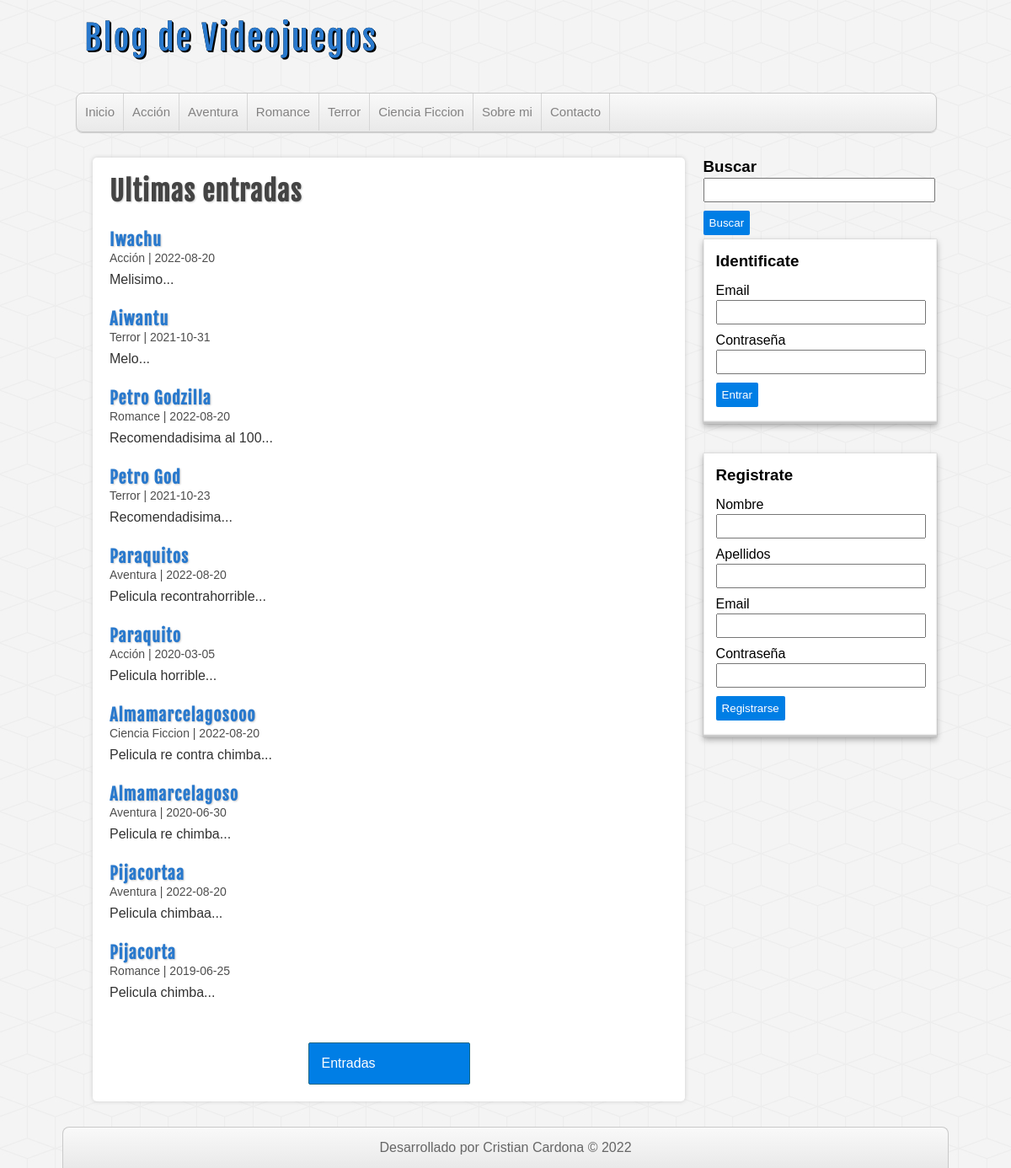
The page /proyecto-php/entradas.php on the database its author committed.
### tables this page shows
CREATE TABLE categorias(
    id int(11) auto_increment not null,
    nombre varchar(100),
    CONSTRAINT PK_categorias PRIMARY KEY(id)
);

CREATE TABLE entradas(
    id int(11) auto_increment not null,
    usuario_id int(11) not null,
    categoria_id int(11) not null,
    titulo varchar(255) not null,
    descripcion MEDIUMTEXT,
    fecha date not null,
    CONSTRAINT PK_entradas PRIMARY KEY(id),
    CONSTRAINT FK_entradas_usuarios FOREIGN KEY(usuario_id)
    REFERENCES usuarios(id),
    CONSTRAINT FK_entradas_categorias FOREIGN KEY(categoria_id)
    REFERENCES categorias(id)
);

### proyecto-php/includes/helpers.php (called while the page is built, shortened)
<?php
    function conseguirCategorias($conexion){
        $sql = "SELECT * FROM categorias ORDER BY id ASC";
        $categorias = mysqli_query($conexion,$sql);
        $resultado = array();
        if($categorias && mysqli_num_rows($categorias) >= 1){
            $resultado = $categorias;
        }
        return $resultado;
    }
    function conseguirEntradas($conexion, $limit = false, $categoria = null, $busqueda = null){
        $sql = "SELECT en.*, ca.nombre as 'categoria' FROM entradas en ".
        "INNER JOIN categorias ca ON en.categoria_id = ca.id ";
        $sql .= " ORDER BY en.id DESC ";
        $entradas = mysqli_query($conexion, $sql);
        $resultado = array();
        if($entradas && mysqli_num_rows($entradas) >= 1){
            $resultado = $entradas;
        }
        return $resultado;
    }

### proyecto-php/entradas.php (the view)
<?php require_once 'includes/cabecera.php'; ?>
    <div id="contenedor">
    <?php require_once 'includes/lateral.php'; ?>
        <div id="principal">
            <h1>Ultimas entradas</h1>
            <?php
                $entradas = conseguirEntradas($conexion);
                if(!empty($entradas)):
                    while($entrada = mysqli_fetch_assoc($entradas)):
            ?>
                        <article class="entrada">
                            <a href="entrada.php?id=<?=$entrada['id']?>">
                                <h2><?=$entrada['titulo'];?></h2>
                                <span class="fecha"><?=$entrada['categoria']." | ".$entrada['fecha'] ?></span>
                                <p><?=substr($entrada['descripcion'], 0, 180)."...";?></p>
                            </a>
                        </article>
            <?php
                    endwhile;
                endif;
            ?>
            <div id="ver-todas">
                <a href="">Entradas</a>
            </div>
        </div>
    <?php require_once 'includes/pie.php'; ?>
</body>
</html>

### proyecto-php/includes/cabecera.php (shortened to what this page needs)
<?php require_once 'includes/conexion.php'; ?>
<?php require_once 'includes/helpers.php'; ?>
<!DOCTYPE html>
<html lang="es">
<head>
    <link rel="stylesheet" href="assets/css/style.css">
</head>
<body>
    <header id="cabecera">
        <div id="logo">
            <a href="index.php">
                Blog de Videojuegos
            </a>
        </div>
        <nav id="menu">
            <ul>
                <li><a href="index.php">Inicio</a></li>
                <?php
                    $categorias = conseguirCategorias($conexion);
                    if(!empty($categorias)):
                        while($categoria = mysqli_fetch_assoc($categorias)):
                ?>
                            <li>
                                <a href="categoria.php?id=<?=$categoria['id']?>"><?=$categoria['nombre']?></a>
                            </li>
                <?php
                        endwhile;
                    endif;
                ?>
                <li><a href="index.php">Sobre mi</a></li>
                <li><a href="index.php">Contacto</a></li>
            </ul>
        </nav>
    </header>

### proyecto-php/assets/css/style.css (style rules this page uses)
* { margin: 0px; padding: 0px; font-family: sans-serif, Helvetica, Arial; text-decoration: none; }
body { background: url(../img/cubes.png) #F4F4F4; }
.fecha { color: #4e4e4e; margin-top:5px; font-size: 14px; }
#cabecera { width: 85%; height: auto; background: transparent; margin: 0px auto; }
#logo { float:left; width: 540px; height: 110px; }
#logo a { font-family: "fajala", Helvetica; font-size: 40px; letter-spacing: 2px; color: #2979CD; text-shadow: 0px 0px 0px black, 1px 1px 0px black, 2px 2px 0px black; transition: all 500ms; line-height: 90px; margin-left: 10px; }
#menu { clear: both; width: 100%; height: 45px; background: linear-gradient(to bottom, #f9f9f9 0px, #e9e9e9 100%); border: 1px solid #C9C9C9; border-radius: 8px; box-shadow: 0px 1px 1px #ccc; overflow: hidden; }
#menu ul { list-style: none; }
#menu ul li { float: left; line-height: 44px; border-right: 1px solid #D6D6D6; }
#menu ul li a { display: block; padding-left: 10px; padding-right: 10px; font-size: 15px; color: #838282; }
#contenedor { width: 85%; height: auto; margin: 0px auto; margin-top: 30px; margin-bottom: 30px; }
#principal { float: left; width: 65%; min-height: 572px; background:white; border-radius: 5px; box-shadow: 0px 0px 5px #ccc; margin-left: 20px; padding: 20px; overflow: hidden; }
#principal a { color: #333; }
#principal h1 { font-size: 32px; color: #444; letter-spacing: 1px; text-shadow: 1px 1px 2px #ccc; font-family: "fajala"; }
#principal h2 { font-size: 20px; color: #2979CD; text-shadow: 1px 1px 2px #ccc; letter-spacing: 1px; font-family: "fajala"; margin-top: 25px; }
#principal p { margin-top: 8px; }
#ver-todas a { display: block; border-radius: 2px; padding: 15px; color:white; background: #007ee5; border: 1px solid #156785; cursor:pointer; width: 160px; margin: 0px auto; margin-top:50px; }

### rows shown on the page
categorias: nombre "Acción"
categorias: nombre "Aventura"
categorias: nombre "Romance"
categorias: nombre "Terror"
categorias: nombre "Ciencia Ficcion"
entradas: titulo "Iwachu", categoria.nombre "Acción", fecha "2022-08-20", descripcion "Melisimo"
entradas: titulo "Aiwantu", categoria.nombre "Terror", fecha "2021-10-31", descripcion "Melo"
entradas: titulo "Petro Godzilla", categoria.nombre "Romance", fecha "2022-08-20", descripcion "Recomendadisima al 100"
entradas: titulo "Petro God", categoria.nombre "Terror", fecha "2021-10-23", descripcion "Recomendadisima"
entradas: titulo "Paraquitos", categoria.nombre "Aventura", fecha "2022-08-20", descripcion "Pelicula recontrahorrible"
entradas: titulo "Paraquito", categoria.nombre "Acción", fecha "2020-03-05", descripcion "Pelicula horrible"
entradas: titulo "Almamarcelagosooo", categoria.nombre "Ciencia Ficcion", fecha "2022-08-20", descripcion "Pelicula re contra chimba"
entradas: titulo "Almamarcelagoso", categoria.nombre "Aventura", fecha "2020-06-30", descripcion "Pelicula re chimba"
entradas: titulo "Pijacortaa", categoria.nombre "Aventura", fecha "2022-08-20", descripcion "Pelicula chimbaa"
entradas: titulo "Pijacorta", categoria.nombre "Romance", fecha "2019-06-25", descripcion "Pelicula chimba"
